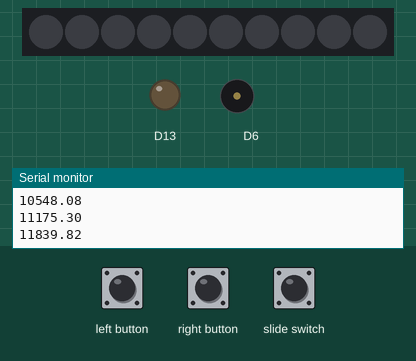
Recording of a sketch running on a simulated Adafruit Circuit Playground Express. Parts: 10 RGB LEDs in strip order, left to right, output pins drawn as LEDs (lit = HIGH), buzzer (waves = sounding), the last lines printed to the serial monitor. The test bench sets the inputs (shaded band). Dim RGB values are drawn brighter than linear; random numbers use the default seed unless the sketch sets one.

Above: at 1.2 s.
1.3 s: slide switch pulsed LOW 2 times (0.12 s each, 0.3 s apart)
At 3.1 s:
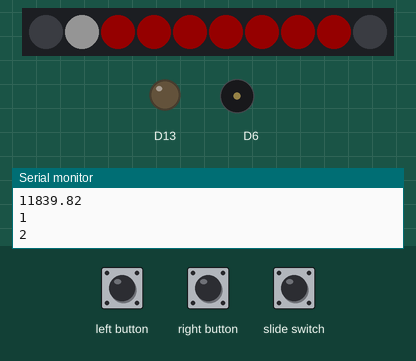
3.7 s: left button pressed for 0.15 s
At 3.92 s:
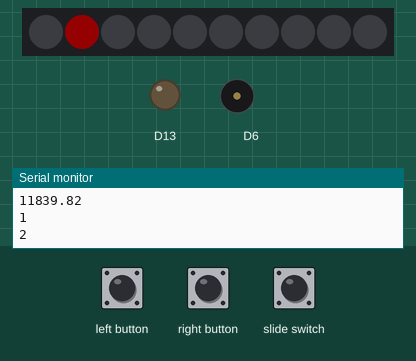
4.4 s: left button pressed for 1 s
At 5.47 s:
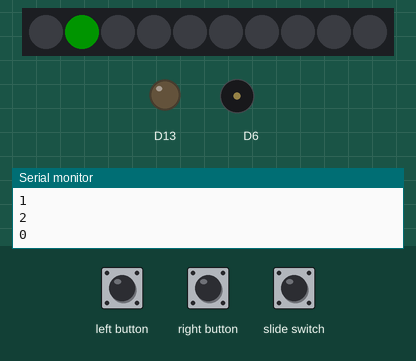
6.0 s: right button pressed for 0.15 s
At 6.6 s:
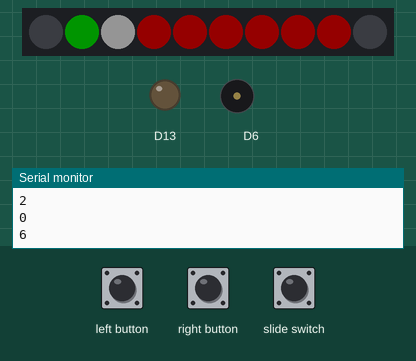
7.7 s: right button pressed for 1 s
At 9.4 s:
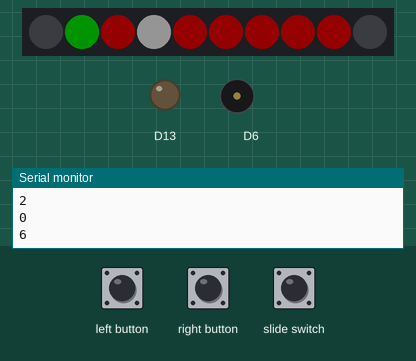
10.2 s: slide switch set LOW
At 11.6 s:
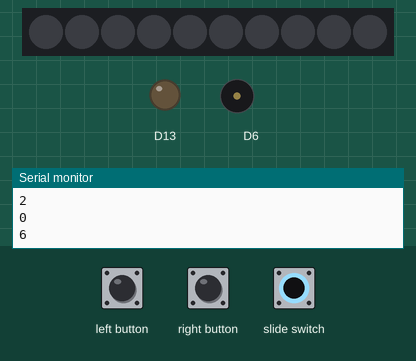
Timing chart, 0 to 12.7 s (numbered marks = the images above; inputs shaded):
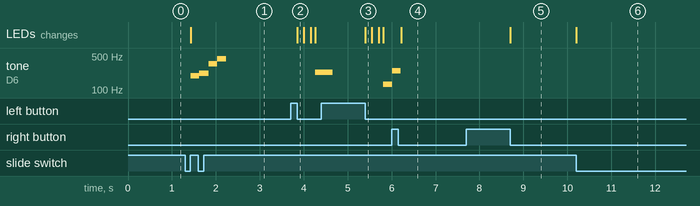

Measured:
- after the input at 1.3 s, tone on D6: plays 195 Hz for 0.20 s, 220 Hz for 0.21 s, 349 Hz for 0.20 s, 440 Hz for 0.20 s, starting after 0.13 s; the LEDs: change after 0.13 s (image 1)
- after the input at 3.7 s, tone on D6: silent → 233 Hz after 0.56 s; the LEDs: change after 0.15 s (image 2)
- after the input at 4.4 s, the LEDs: change after 1.0 s (image 3)
- after the input at 6.0 s, the LEDs: change after 0.21 s (image 4)
- after the input at 7.7 s, the LEDs: change after 1.0 s (image 5)
- after the input at 10.2 s, the LEDs: change at once (image 6)

The sketch:

IntervalTrainingFINAL.ino
```cpp
#include <Adafruit_CircuitPlayground.h>

float midi[127];
int A_four = 440; // a is 440 hz...

// Interrupts
volatile bool switchFlag = false;
volatile int switchState = 0;
volatile bool ButtonFlagA = false;
volatile bool ButtonFlagB = false;

// Game State values
volatile bool startUp = true;
volatile bool levelStart = false;

// Set of intervals from Unison to Octave
int interval_notes[8] = {0, 2, 4, 5, 7, 9, 11, 12};

//Values
volatile int highlight_LED = 1;  // highlight
volatile int correct = 0; // # of correct
volatile int interval_add = 0; // add to make interval

void setup() {

  CircuitPlayground.begin();
  Serial.begin(9600);
  generateMIDI();

  pinMode(4, INPUT_PULLDOWN);
  pinMode(5, INPUT_PULLDOWN);
  pinMode(7, INPUT_PULLUP);
  attachInterrupt(digitalPinToInterrupt(4), ButtonA, FALLING);
  attachInterrupt(digitalPinToInterrupt(5), ButtonB, FALLING);
  attachInterrupt(digitalPinToInterrupt(7), Switch, CHANGE);

}

void loop() {

  if (switchFlag) {  //Switch Interrupt

    switchState = digitalRead(7);
    //Serial.println(switchState);

    switchFlag = 0;
    //Serial.println(switchFlag);

    if (switchState) {
      startUp = true;
    }
    else {
      CircuitPlayground.clearPixels();
    }

  }

  if (switchState && startUp) {

    correct = 0; // Reset correct

    for(int i = 1; i < 9; i++) {  // Set LEDs Red
      CircuitPlayground.setPixelColor(i,255,0,0);
    }

    levelStart = true;

    startUp = false;

  }

  if (correct == 8) {

    Serial.println("Game End");

    int play = 60;

    for(int i; i < 10; i++) {  //Win Animation

      CircuitPlayground.setPixelColor(i,0,255,0);

      CircuitPlayground.playTone(midi[play], 100);
      play += 2;

    }

    CircuitPlayground.clearPixels();

    levelStart = false;
    startUp = true;

    delay(500);

  }
  else if (switchState && levelStart) {

    //Serial.println("Level Start");

    for(int i = 1; i < 9; i++) {  // Set all LEDs Red
      CircuitPlayground.setPixelColor(i,255,0,0);
    }

    for(int i = 1; i <= correct; i++) {  // Set LEDs green for correct
      CircuitPlayground.setPixelColor(i,0,255,0);
    }

    // Reset highlighted LED
    highlight_LED = 1;
    CircuitPlayground.setPixelColor(highlight_LED, 255, 255, 255);

    int initial_note = random(48,72);  // Pick note within C3-C5 range
    interval_add = random(0,8);
    int secondary_note = initial_note + interval_notes[interval_add]; // Pick interval

    //Serial.println(initial_note);
    //Serial.println(secondary_note);
    Serial.println(interval_add);

    //Play interval
    CircuitPlayground.playTone(midi[initial_note], 200);
    CircuitPlayground.playTone(midi[secondary_note], 200);

    levelStart = false;

  }

  if (switchState) {  //  Run if board is on

    if(ButtonFlagA) {

      CircuitPlayground.clearPixels(); // Prepare animations
      int fix_interval_add = interval_add + 1; // Make usable value for correctness check

      if (fix_interval_add == highlight_LED) {  // Check correctness

        correct ++; // Add to correct

        for(int i = 1; i < 9; i++) {  // Correct Animation
          CircuitPlayground.setPixelColor(i,0,255,0);
          delay(50);
          CircuitPlayground.clearPixels();
        }

      }
      else { // if incorrect

        for(int i = 1; i < 9; i++) {  // Incorrect Animation
          CircuitPlayground.setPixelColor(i,255,0,0);
          delay(50);
          CircuitPlayground.clearPixels();
        }

      }

      levelStart = true;
      ButtonFlagA = false;

    }

    if(ButtonFlagB) {

      for(int i = 1; i < 9; i++) {  // Set all LEDs Red
        CircuitPlayground.setPixelColor(i,255,0,0);
      }

      for(int i = 1; i <= correct; i++) {  // Set LEDs green for correct
        CircuitPlayground.setPixelColor(i,0,255,0);
      }

      // Move Highlighted LED
      highlight_LED ++;
      if (highlight_LED > 8) { // Set LED back to 1 if too high
        highlight_LED = 1;
      }
      CircuitPlayground.setPixelColor(highlight_LED, 255, 255, 255);

      ButtonFlagB = false;

    }

  }

}

void Switch() {
  switchFlag = 1;
  //Serial.println("Switched");
  //Serial.println(switchFlag);
}

void ButtonA() {
  ButtonFlagA = true;
}

void ButtonB() {
  ButtonFlagB = true;
}

void generateMIDI()
{
  for (int x = 0; x < 127; ++x)
  {
    midi[x] = (A_four / 32.0) * pow(2.0, ((x - 9.0) / 12.0));
    Serial.println(midi[x]);
  }
}
```
